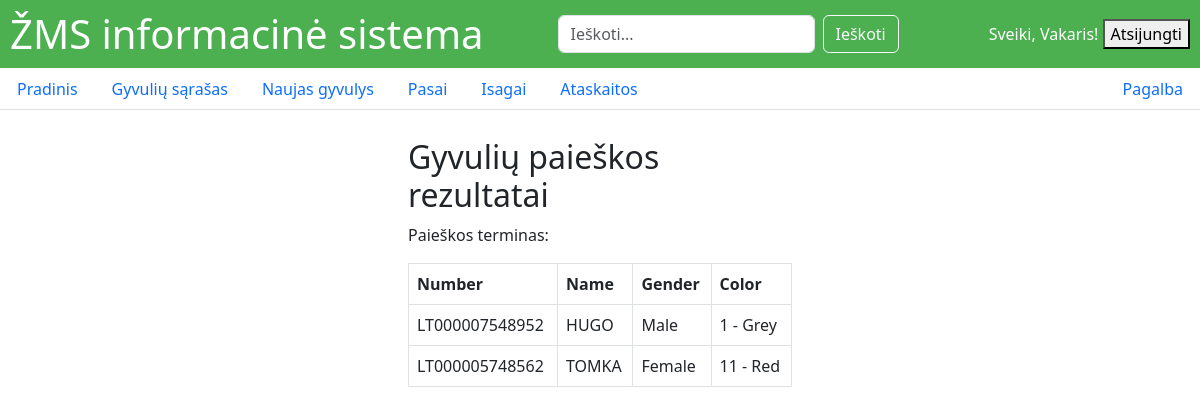
Page /animal_search/ (signed in) on the earlier database version.
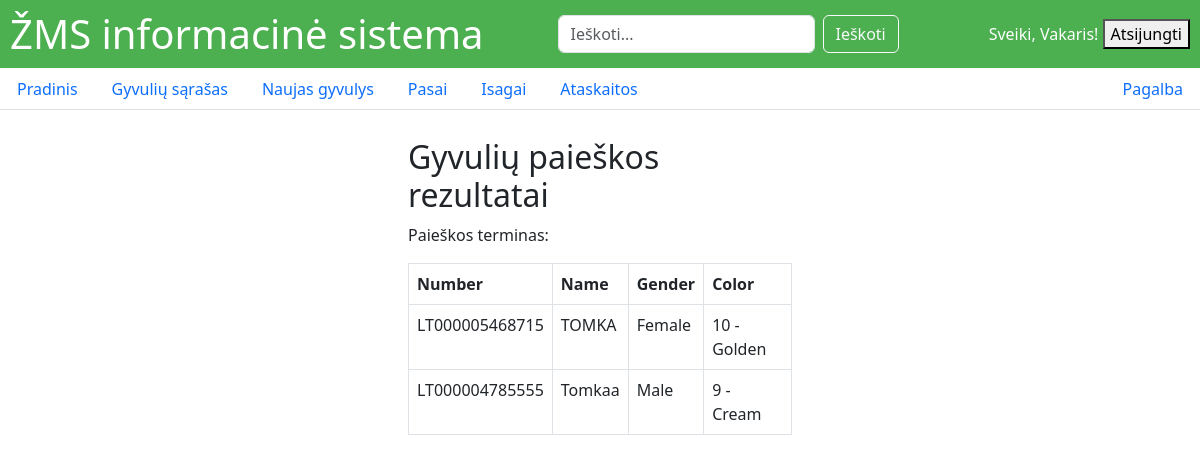
Same page on the later database version.
### main/models.py (models this page shows, shortened)
class Animal(models.Model):
    number = models.CharField(max_length=14,null=True, blank=True,unique=True)
    gender = models.CharField(max_length=10,null=True, blank=True, choices=[('male', 'Male'), ('female', 'Female')])
    color = models.CharField(max_length=50,choices=COLOR_CHOICES, blank=True, null=True)
    name = models.CharField(max_length=50, blank=True, null=True)
    weight = models.DecimalField(max_digits=6, decimal_places=2, blank=True, null=True)
    birth_date = models.DateField(blank=True, null=True)
    mother = models.ForeignKey(
        'self',
        on_delete=models.SET_NULL,
        null=True,
        blank=True,
        related_name='offspring'
    )
    has_isagai = models.BooleanField(default=False)
    has_passport = models.BooleanField(default=False)
    owner = models.ForeignKey(
        settings.AUTH_USER_MODEL,
        on_delete=models.CASCADE,
        related_name='animals',
        null=True, blank=True
    )

### main/views.py (the view)
# urls.py: path('animal_search/', views.animal_search, name='animal_search'),
@login_required
def animal_search(request):
    query = request.GET.get('q', '').strip()
    animals = Animal.objects.filter(owner=request.user)
    if query:
        animals = animals.filter(
            Q(number__icontains=query) |
            Q(name__icontains=query)
        )
    return render(request, 'main/animal_search.html', {'animals': animals, 'query': query})

### templates/main/animal_search.html
{% extends 'main/base.html' %}
{% block content %}
<div class="mx-auto p-2" style="width: 400px;">
  <h2>Gyvulių paieškos rezultatai</h2>
  <p>Paieškos terminas: <strong>{{ query }}</strong></p>
  {% if animals %}
    <table class="table table-bordered">
      <thead>
        <tr>
          <th>Number</th>
          <th>Name</th>
          <th>Gender</th>
          <th>Color</th>
        </tr>
      </thead>
      <tbody>
      {% for animal in animals %}
        <tr>
          <td>{{ animal.number }}</td>
          <td>{{ animal.name }}</td>
          <td>{{ animal.get_gender_display }}</td>
          <td>{{ animal.get_color_display }}</td>
        </tr>
      {% endfor %}
      </tbody>
    </table>
  {% else %}
    <p>Nerasta gyvulių pagal paieškos kriterijų.</p>
  {% endif %}
</div>
{% endblock %}

### templates/main/base.html (shortened to what this page needs)
<!DOCTYPE html>
{% load static %}
<html lang="en">
<head>
  <link rel="stylesheet" href="{% static 'css/style.css' %}">
  <link href="https://cdn.jsdelivr.net/npm/bootstrap@5.3.0/dist/css/bootstrap.min.css" rel="stylesheet">
</head>
<body>
  <header class="top-bar">
    <div class="logo">
      <h1 style="margin:0;">ŽMS informacinė sistema</h1>
    </div>
    <form class="d-flex me-3" method="get" action="{% url 'animal_search' %}">
      <input class="form-control me-2" type="search" name="q"
             placeholder="Ieškoti..." aria-label="Search">
      <button class="btn btn-outline-light" type="submit">Ieškoti</button>
    </form>
    <div class="user-info">
      {% if user.is_authenticated %}
        <span>Sveiki, {{ user.username }}!</span>
        <form method="post" action="{% url 'logout' %}" style="display:inline;">
          <button type="submit">Atsijungti</button>
        </form>
      {% else %}
        <a href="{% url 'login' %}">Prisijungti</a> |
        <a href="{% url 'register' %}">Registruotis</a>
      {% endif %}
    </div>
  </header>
  <div class="page-container">
    <ul class="nav nav-tabs">
      <li class="nav-item">
  <a class="nav-link {% if request.resolver_match.url_name == 'index' %}active{% endif %}"
     href="{% url 'index' %}">
    Pradinis
  </a>
</li>
<li class="nav-item">
  <a class="nav-link {% if request.resolver_match.url_name == 'animal_list' %}active{% endif %}"
     href="{% url 'animal_list' %}">
    Gyvulių sąrašas
  </a>
</li>
<li class="nav-item">
  <a class="nav-link {% if request.resolver_match.url_name == 'new_animal' %}active{% endif %}"
     href="{% url 'new_animal' %}">
    Naujas gyvulys
  </a>
</li>
<li class="nav-item">
  <a class="nav-link {% if request.resolver_match.url_name == 'passport' %}active{% endif %}"
     href="{% url 'passport' %}">
    Pasai
  </a>
</li>
<li class="nav-item">
  <a class="nav-link {% if request.resolver_match.url_name == 'isagai' %}active{% endif %}"
     href="{% url 'isagai' %}">
    Isagai
  </a>
</li>
<li class="nav-item">
  <a class="nav-link {% if request.resolver_match.url_name == 'ataskaitos' %}active{% endif %}"
     href="{% url 'ataskaitos' %}">
    Ataskaitos
  </a>
</li>
        <li class="nav-item ms-auto">
  <a class="nav-link {% if request.resolver_match.url_name == 'help' %}active{% endif %}"
     href="{% url 'help' %}">
     Pagalba
  </a>
</li>
    </ul>
    <main class="content-container">
      {% block content %}
      {% endblock %}
    </main>
  </div>
</body>
</html>

### static/css/style.css (style rules this page uses)
.top-bar { display: flex; align-items: center; justify-content: space-between; background-color: #4CAF50; color: white; padding: 10px; box-sizing: border-box; }
.page-container { display: flex; flex-direction: column; }
.content-container { flex: 1; padding: 20px; display: flex; flex-direction: column; justify-content: center; align-items: center; }

Differences in the rows shown:
removed Animal: number "LT000007548952", name "HUGO", gender "Male", color "1 - Grey"
removed Animal: number "LT000005748562", name "TOMKA", gender "Female", color "11 - Red"
added Animal: number "LT000005468715", name "TOMKA", gender "Female", color "10 - Golden"
added Animal: number "LT000004785555", name "Tomkaa", gender "Male", color "9 - Cream"
